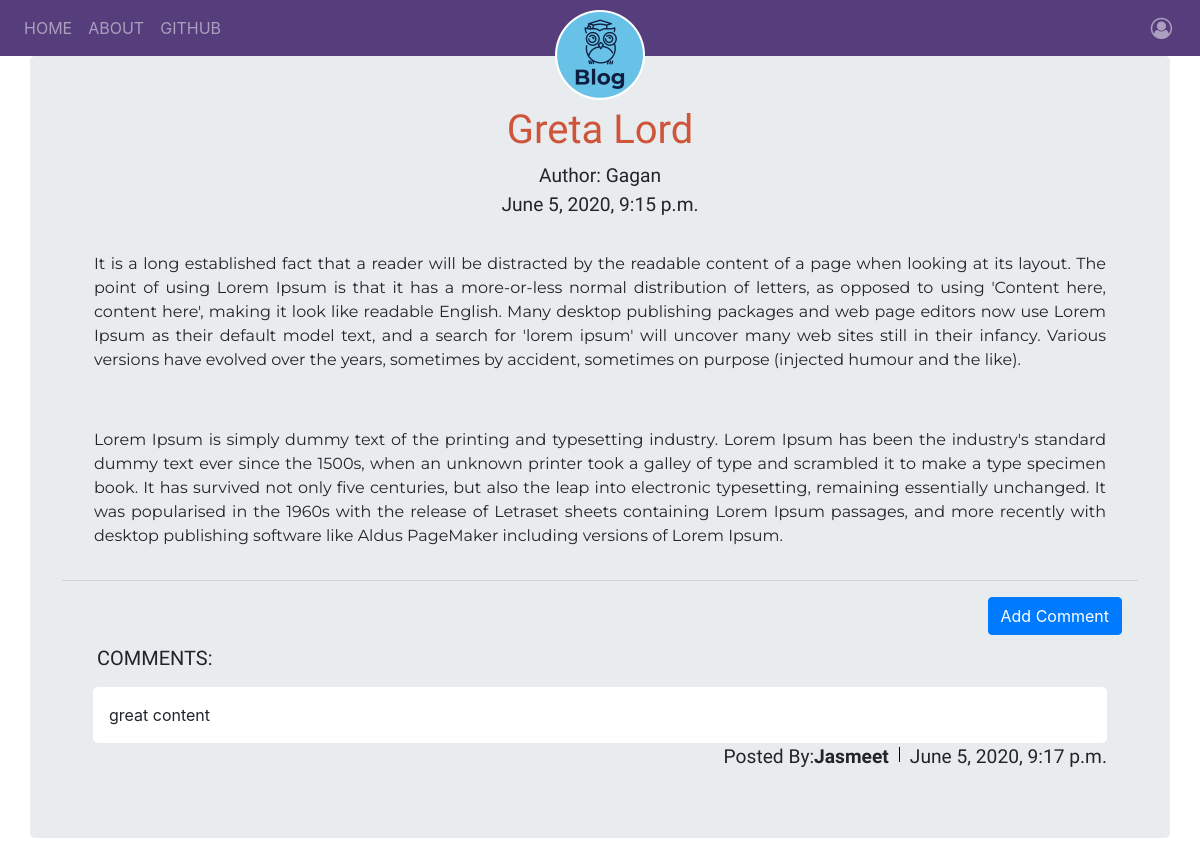
The app's page /post/2/, older data.
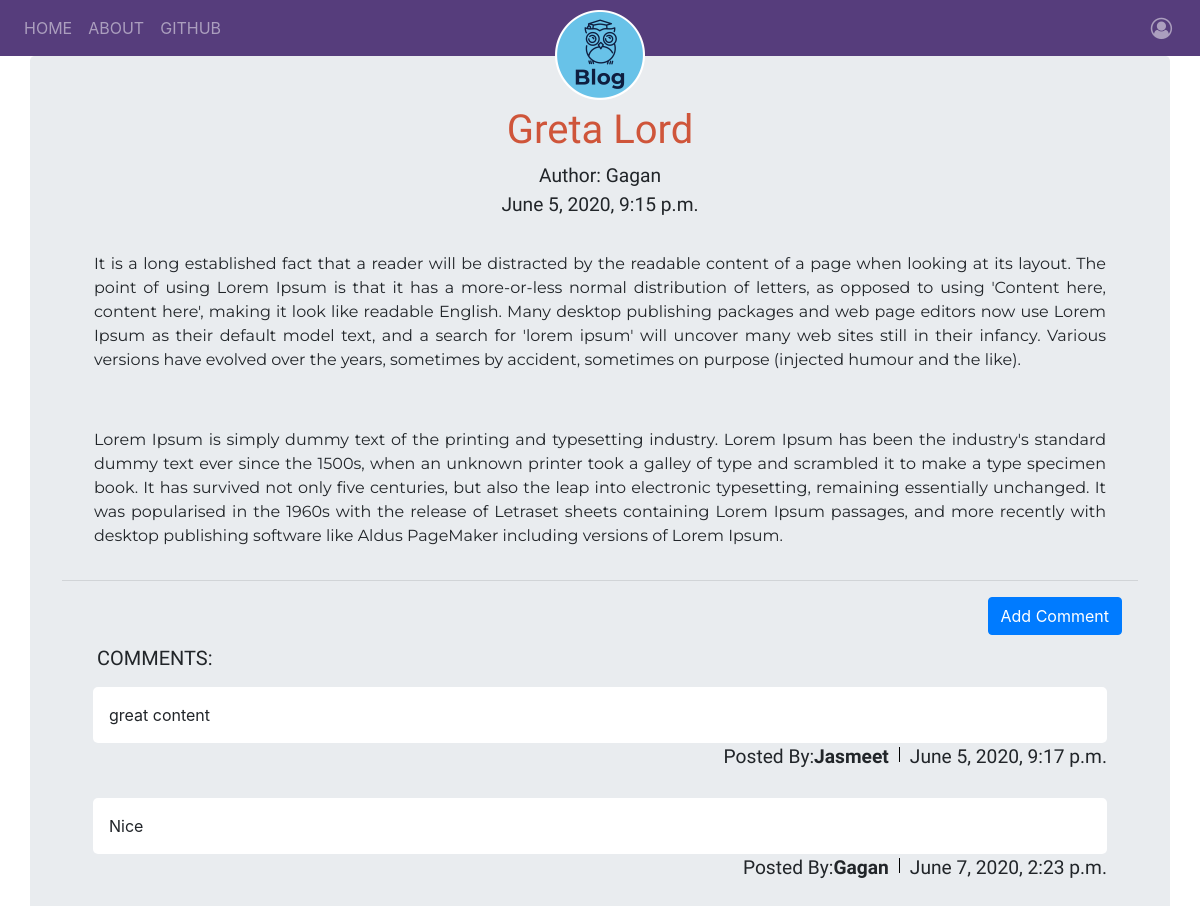
The same page, newer data.
### blog/models.py (models this page shows, shortened)
class Post(models.Model):
    author = models.ForeignKey('auth.User', on_delete=models.CASCADE)
    title = models.CharField(max_length=256)
    text = models.TextField()
    create_date = models.DateTimeField(default=timezone.now)
    published_date = models.DateTimeField(blank=True, null=True)

class Comment(models.Model):
    post = models.ForeignKey('blog.Post', related_name='comments', on_delete=models.CASCADE)
    author = models.ForeignKey('auth.User', on_delete=models.CASCADE)
    text = models.TextField()
    create_date = models.DateTimeField(default=timezone.now)
    approved_comment = models.BooleanField(default=False)

### blog/views.py (the view)
# urls.py: path('post/<int:pk>/', views.PostDetailView.as_view(), name='post_detail'),
class PostDetailView(DetailView):
    model = Post

### blog/templates/blog/post_detail.html (shortened to what this page needs)
{% extends 'blog/base.html' %}
{% block bodyblock %}
<h1 class="posttitle text-center">{{post.title}}</h1>
{% if post.published_date %}
<div class="date text-center">Author: {{post.author|title}}</div>
<div class="date text-center">{{post.published_date}}</div>
{% else %}
<div class="text-center">
  <a class="btn btn-default" href="{% url 'blog:post_publish' pk=post.pk %}">Publish</a>
</div>
{% endif %}
<div class="postcontent text-justify">{{post.text|safe|linebreaksbr}}</div>
<hr>
{% if post.published_date %}
<a class="btn btn-primary btn-comment pull-right mr-3" href="{% url 'blog:add_comment_to_post' pk=post.pk %}">Add Comment</a>
<div class="container post_detail">
  <h5>COMMENTS:</h5>
  {% for comment in post.comments.all %}
  <br>
  <div class="comments px-3 mb-2">
    {% if user == comment.author or user == post.author or comment.approved_comment %}
    <div class="comments_body px-3 mb-1">{{comment.text|safe|linebreaks}}</div>
    <div class="comments_meta">
      {% if comment.approved_comment %}
      <span>Posted By:<strong>{{comment.author|title}}</strong></span>
      {% else %}
      <span>Waiting for Approval... | Posted By:<strong>{{comment.author|title}}</strong></span>
      {% endif %}
      <span>{{comment.create_date}}</span>
    </div>
    {% endif %}
  </div>
  {% empty %}
  <span class="ml-3">No Comments</span>
  {% endfor %}
</div>
{% endif %}
{% endblock %}

### blog/templates/blog/base.html (shortened to what this page needs)
<!DOCTYPE html>
{% load static %}
<html lang="en" dir="ltr">
<head>
   <link rel="stylesheet" href="https://stackpath.bootstrapcdn.com/bootstrap/4.1.3/css/bootstrap.min.css"
>
   <link href="https://maxcdn.bootstrapcdn.com/font-awesome/4.7.0/css/font-awesome.min.css" rel="stylesheet">
   <link rel="stylesheet" href="//cdn.jsdelivr.net/medium-editor/latest/css/medium-editor.min.css" type="text/css" media="screen" charset="utf-8">
   <link rel="stylesheet" href="{% static 'css/blog.css' %}">
 </head>
  <body>
    <nav class="navbar navbar-expand-md navbar-dark" style="background-color:#563d7c">
      <a class="navbar-brand mr-0 mr-md-2" href="{% url 'blog:post_list' %}">
       <img id="logo" src="{% static 'images/logo.png' %}" alt="Logo" width="100px">
      </a>
      <div class="collapse navbar-collapse" id="navbarSupportedContent">
       <ul class="navbar-nav mr-auto mt-2 mt-lg-0">
         <li class="nav-item">
           <a class="nav-link" href="{% url 'blog:post_list' %}">HOME</a>
         </li>
         <li class="nav-item">
           <a class="nav-link" href="{% url 'blog:about' %}">ABOUT</a>
         </li>
         <li class="nav-item">
           <a class="nav-link" href="https://github.com/GaganShergill" target="_blank">GITHUB</a>
         </li>
       </ul>
       <ul class="navbar-nav ml-auto mt-2 mt-lg-0">
         {% if user.is_authenticated %}
         <li class="nav-item">
           <a class="nav-link" href="{% url 'blog:post_new' %}">NEW POST</a>
         </li>
         <li class="nav-item">
           <a class="nav-link" href="{% url 'blog:post_draft_list' %}">DRAFTS</a>
         </li>
         <li class="nav-item">
           <a class="nav-link" href="{% url 'logout' %}">LOG OUT</a>
         </li>
         <li class="nav-item">
           <a class="nav-link">Welcome: {{user.username|title}}</a>
         </li>
       </ul>
       {% else %}
       <li class="nav-item" id="user-icon">
         <a class="nav-item nav-link" href="{% url 'login' %}" aria-label="Login">
         <i class="fa fa-user-circle-o fa-lg" aria-hidden="true"></i></a>
       </li>
       {% endif %}
       </ul>
      </div>
    </nav>
    <div class="container jumbotron">
      {% block bodyblock %}
      {% endblock %}
    </div>
  </body>
</html>

### blog/static/css/blog.css (style rules this page uses)
.navbar { position: relative; }
.navbar-brand { position: absolute; left: 50%; margin-left: -50px !important; display: block; top: 0px; }
.jumbotron { padding-top: 50px; }
#user-icon { position: absolute; right: 0; top: 8px; margin-right: 20px !important; display: block; }
.posttitle { font-family: 'Lobster Two', cursive; color: #cf553a; }
.date { font-family: 'Tenali Ramakrishna', sans-serif; font-size: 1.2em; }
.postcontent { font-family: 'Montserrat', sans-serif; margin: 2em; }
.comments { display: flex; flex-direction: column; width: 100%; justify-content: space-between; }
.comments_meta { display: flex; line-height: 1em; flex-direction: row; font-family: 'Tenali Ramakrishna', sans-serif; font-size: 1.2em; justify-content: flex-end; }
.comments_meta span:nth-of-type(odd) { margin-right: 20px; }
.comments_body { background-color: white; border-radius: 5px; }
.post_detail h5 { margin-top: 50px; margin-left: 20px; font-family: 'Oswald', sans-serif; position: relative; top: 15px; }

Row changes from the older to the newer data that the page shows:
added Comment: text "Nice", author "Gagan", create_date "June 7, 2020, 2:23 p.m."
